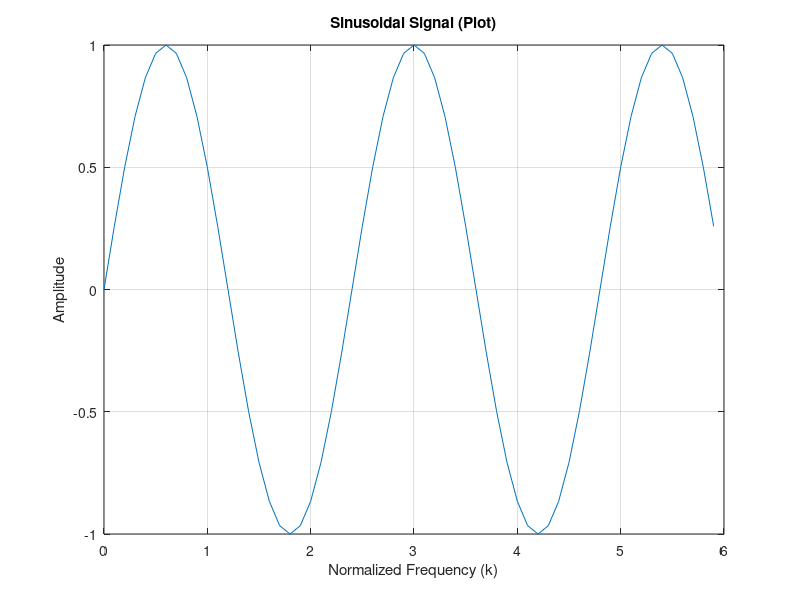

The MATLAB script that drew this image:
% Define parameters
fs = 10;  
N = 2.5;  

% Calculate actual frequency based on desired periods and sampling rate
 % f = (number of periods) * (sampling frequency) / total duration (assumed 60 seconds)
f = N * fs / 60; 

% Generate time vector (normalized frequency) based on actual frequency
k = 0:1/fs:(N/f)-1/fs;  

% Generate the sinusoidal signal
s = sin(2*pi*f*k);

% Plot the signal using plot (continuous line)
plot(k, s);
xlabel('Normalized Frequency (k)');
ylabel('Amplitude');
title('Sinusoidal Signal (Plot)');
grid on;
